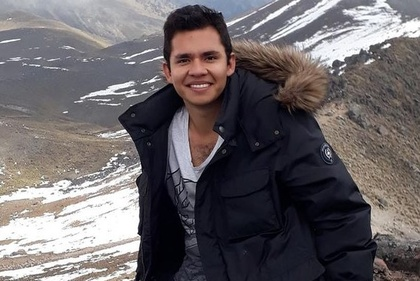
%> input picture Sistemas de Vision Artificial/img/Yo merengues.jpg, 420 x 281 px, shrunk from 572 x 383 before the run
$ octave o_Suavizado_Filtro_Binomial.m   (GNU Octave 9; MATLAB toolbox functions it lacks are replaced by stand-ins)
%> lines starting %> are read from the running program, lines starting %| are printed output that depends on the picture
### Sistemas de Vision Artificial/n1_MASCARA_SOBEL.m
%MÁSCARA DE SOBEL: La máscara de SOBEL es un operador muy utilizado en
%visión artificial y lo que hace es considerar dos matrices, las cuales se
%llaman máscaras, estas matrices Δx = Sx y Δy = Sy son de 3X3 y se aplican
%en torno a un pixel central, el cual es el elemento de análisis y a los
%elementos que lo rodean se les llama vecindad, el pixel central tiene la
%coordenada i,j y a partir de ese punto se dan las coordenadas de los
%elementos de la vecindad, siendo las filas de abajo las coordenadas i+1 y
%las de arriba i-1 y siendo las columnas de la izquierda j-1 y las de la
%derecha j+1, la siguente matriz se crea a partir de la columna j+1 de la
%anterior y así se van creando las demás respectivamente.
%El pixel central que se encuentra en el centro de las matrices 3X3 de la
%máscara de Sobel se describe con una función x1(τ) y x2(t-τ) el cual es un
%elemento que se encuentra rotado y con un desplazamiento, intercambiando
%las filas y columnas de la matriz original entre sí. Luego se aplica
%convolución por lo que ambos elementos x1(τ) y x2(t-τ) deben ser
%multiplicados.
function R = n1_MASCARA_SOBEL(f)
Sx = [-1,-2,-1;0,0,0;1,2,1];    %Sx = Δx
Sy = [-1,0,1;-2,0,2;-1,0,1];    %Sy = Δy = Transpuesta(Sx)
[filas, columnas] = size(f);    %Dimensionamiento de la escala de grises.

for i = 2:filas-1
    for j = 2:columnas-1
        %Gx = f(x+Δx,y(cte))-f(x-Δx,y(cte))/Δx*Sx
        %Gy = f(x(cte),y+Δy)-f(x(cte),y-Δy)/Δx*Sy
        S = f(i-1:i+1, j-1:j+1);
        %G = √Gx^2+Gy^2
        R(i-1,j-1) = sqrt(sum(sum(S.*Sx))^2+sum(sum(S.*Sy))^2);
    end
end

### Sistemas de Vision Artificial/o_Suavizado_Filtro_Binomial.m
clc
clear all
close all

%SUAVIZADO DE IMÁGENES - Filtro Binomial: Este lo que hace es difuminar, si
%se aplica a una imagen con una Máscara de Sobel que reconoce bordes, puede
%elegirse un tamaño de filtro en específico para que solamente se
%reconozcan los bordes que nos sirvan, en vez de reconocerlos todos.

%imread(): comando para leer una imagen y convertirla a matrices de 3
%dimensiones, que prácticamente se ve como un cubo, del cubo de colores se
%obtienen 3 capas, osea 3 matrices una encima de otra, todas con el mismo
%número de filas y columnas, de este cubo se extraen las distintas capas
%para obtener los colores RGB.
IMA = imread('C:\Users\diego\OneDrive\Documents\MATLAB\Sistemas de Vision Artificial\img\Yo merengues.jpg');
%> IMA is the input picture: size 281x420x3 uint8; mean R, G, B 105.7, 100.2, 102.7
%rgb2gray(): Comando que extrae el cubo matricial de la imagen obtenida con
%imread y hace un tipo de promedio con todos los colores para obtener una
%escala de grises que no le da prioridad a ningún color R, G o B en
%específico.
f = double(rgb2gray(IMA));
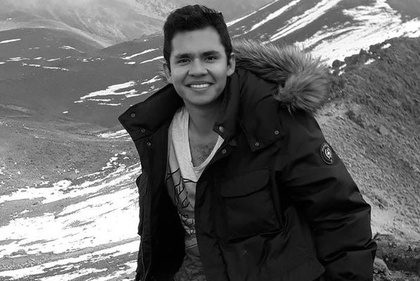
%> f: size 281x420 double; min 0, max 255, mean 102.1

%Dimensionamiento de la matriz obtenida: Con el método size aplicado a una
%matriz cualquiera, se obtiene primero el número de filas y luego el
%número de columnas.
[filas, columnas] = size(f);
%> filas = 281; columnas = 420

%FILTRO BINOMIAL: Este se basa en el triángulo de Pascal,el cual se usa
%para desarrollar binomios a la n potencia, es importante mencionar que
%solo se usan las filas que tengan un número de elementos impares:
%             1              -> 1       ✓
%          1    1            -> 2
%        1    2   1          -> 4       ✓
%      1   3    3   1        -> 8
%    1   4    6   4   1      -> 16      ✓
%  1   5   10  10   5  1     -> 32
%1  6   15  20  15   6   1   -> 64      ✓

%Cuando un pixel llega a presentar una diferencia en comparación con los
%valores RGB o gris de sus pixeles próximos, se identifica eso como un
%factor de ruido, el suavizado lo que hace es realizar una convolución de
%un pixel junto con sus pixeles próximos, que son los pixeles de arriba,
%abajo, a un lado y a el otro, estos son analizados y llamados vecindad, lo
%que pasará es que se tratará de corregir y quitar esos pixeles que tienen
%ruido, esto se aplica a todos los pixeles que conforman la imagen, se hace
%siguiendo la fórmula descrita a continuación, donde h es el factor del
%filtrado o suavizado de la imagen, para ello se obtiene un factor hp que
%depende de la fila que se tome del triángulo de Pascal y la suma de esa
%fila que se tomó, donde s es la suma de la fila que se tomó y f es la fila
%que se tomó pero en forma de vector:
%hp = (1/s)*(f)
%Por ejemplo, si tomamos la tercera fila del trángulo de Pascal se obtiene:
%hp = (1/4)*[1,2,1]
%Luego se multiplica hp transpuesta con hp normal y eso se dividide entre
%la norma de sí misma y como resultado se obtiene la matriz h del filtro:
%h = hp' * hp / norm(hp' * hp)

%Los filtros deben ser de tamaño impar para que el pixel que se está
%analizando quede en el centro de la vecindad.
%Fila del triángulo de Pascal con un número impar de elementos.
b = [1,6,15,20,15,6,1];
h = (b'*b)/sum(sum(b'*b))
%El tamaño del filtro indica el número de elementos de la fila obtenida del
%triángulo de Pascal.
%T = 7; Elementos de la fila del triángulo de Pascal
[filas_TrianguloPascal, T] = size(b);

%Para ello se debe extraer de la matriz f (que es la escala de grises de la
%imagen original) pequeñas partes de 3X3 para poder aplicar el filtro h, se
%indica que parta desde la posición 2 hasta el número de filas y columnas
%-1 porque el número de inicio es el centro de la matriz y de ahí parte a
%sus demás coordenadas, ya que los demás pixeles que se analizan deben
%tener el mismo tamaño del filtro, por eso es que se le resta cierto valor
%a las filas y columnas del bucle, como se ve en los siguientes tamaños de
%filtro:
%T = 3, inicio:2, final: filas-1
%T = 5, inicio:3, final: filas-2
%T = 7, inicio:4, final: filas-3
%Para obtener esta relación en el inicio y el final se usan las fórmuas:
%T = tamaño filtro, inicio: (T+1)/2, final: (T-1)/2
%Para probar varios filtros se crea un bucle for que pruebe varios valores
%de T y vaya de 2 en 2.

for i = (T+1)/2:filas-(T-1)/2
    for j = (T+1)/2:columnas-(T-1)/2
        %Extracción de las submatrices, esta para que se pueda aplicar a
        %cualquier tamaño de filtro se hace lo mismo que se hizo en los
        %límites del bucle, pero solo en las partes donde hay una suma o
        %resta
        I = f(i-(T-1)/2:i+(T-1)/2, j-(T-1)/2:j+(T-1)/2);
        %De la siguiente manera ya que se hayan obtenido las submatrices de
        %la matriz original que describe la imagen, simplemente se
        %multiplica por el filtro h cada una de ellas, a esto se le aplica
        %convolución para obtener un solo dato de cada pixel.
        g(i-1,j-1) = sum(sum(I.*h));
    end
end
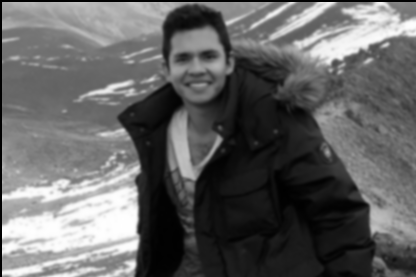
%> g: size 277x416 double; min 0, max 255, mean 100

%MÁSCARA DE SOBEL: Obtención de bordes.
%Es importante aplicar la Máscara de Sobel hasta después de haber
%aplicado el Filtro Promediador para no afectar la resolución del
%resultado y eliminar de mejor manera el ruido de la imagen original,
%ya que en la imagen donde ya se aplicó la máscara, el borde es
%resaltado y puede ser considerado erróneamente como ruido por el
%filtro.
figure(1), imshow(uint8(n1_MASCARA_SOBEL(g)))
%> after the loop in n1_MASCARA_SOBEL, `for i = 2:filas-1`:
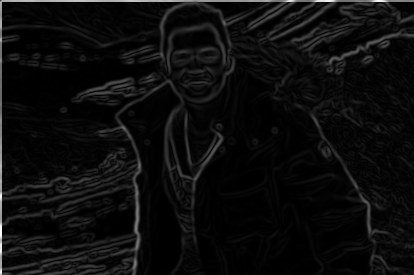
%> R: size 275x414 double; min 0, max 1014.2, mean 52.1; drawn with min black and max white
%> after `imshow(uint8(n1_MASCARA_SOBEL(g)))`:
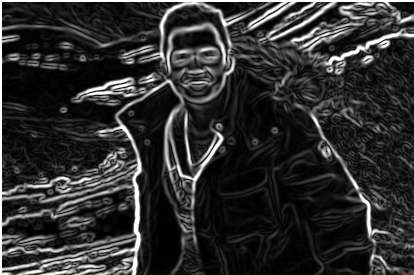
%> displayed picture: size 275x414, on the screen's scale of 0 to 255; min 0, max 255, mean 46.9
title(strcat('Suavizado - Filtro Binomial: Tamaño T=', num2str(T)))

%Impresión de las capturas para su comparación: Se puede observar que en un
%inicio a la función g que fue la resultante después de haber aplicado el
%filtro, se ve igual pero un poco más borrosa.
figure(2), imshow(uint8(f))
title('Imagen en Escala de Grises - Matriz 2D')

%Si a la imagen que tiene el Filtro Promediador se le aplica la Máscara de
%Sobel que identifica bordes, el resultado es una imagen donde los bordes
%ya no se ven tan remarcados en algunas zonas, esto lo que hace es
%disminuir el ruido y pasa porque las máscaras de Sobel, Prewitt y
%Gradiente son derivadas, por eso es que ellas exageran razgos de la imagen
%sin control, pero con el suavizado de imagenes estos razgos se suavizan.
figure(3), imshow(uint8(n1_MASCARA_SOBEL(f)))
%> after the loop in n1_MASCARA_SOBEL (call 2), `for i = 2:filas-1`:
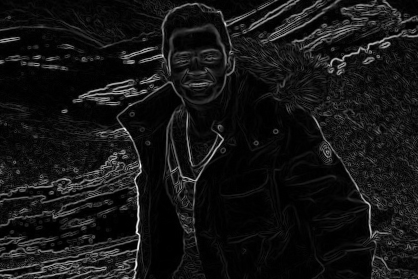
%> R: size 279x418 double; min 0, max 967.5, mean 79.5; drawn with min black and max white
%> after `imshow(uint8(n1_MASCARA_SOBEL(f)))`:
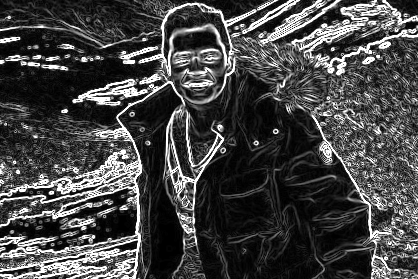
%> displayed picture: size 279x418, on the screen's scale of 0 to 255; min 0, max 255, mean 69.4
title('Bordes - Máscara de Sobel G')

%El filtro binomial tiene como característica no difuminar demasiado los
%bordes de la imagen cuando realiza el filtrado, siendo una buena opción
%para filtrar una imagen aún en comparación contra el filtro gaussiano, el
%problema es que para aplicar tamaños de filtros muy elevados se debe
%obtener su fila correspondiente en el triángulo de Pascal.

$ run again, with Sistemas de Vision Artificial/img/1.1.jpg copied over Sistemas de Vision Artificial/img/Yo merengues.jpg
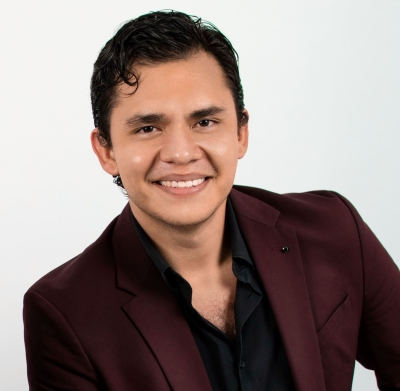
%> input picture Sistemas de Vision Artificial/img/1.1.jpg, 400 x 391 px
%> IMA is the input picture: size 391x400x3 uint8; mean R, G, B 147, 131, 127
%> after the loop `for i = (T+1)/2:filas-(T-1)/2`:
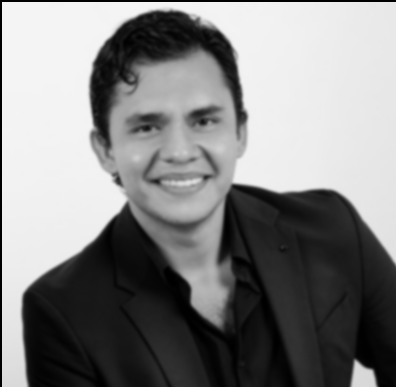
%> g: size 387x396 double; min 0, max 244.2, mean 132.8
%> `imshow(uint8(n1_MASCARA_SOBEL(f)))`:
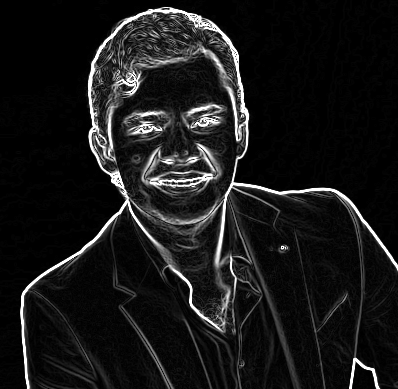
%> displayed picture: size 389x398, on the screen's scale of 0 to 255; min 0, max 255, mean 24.6
